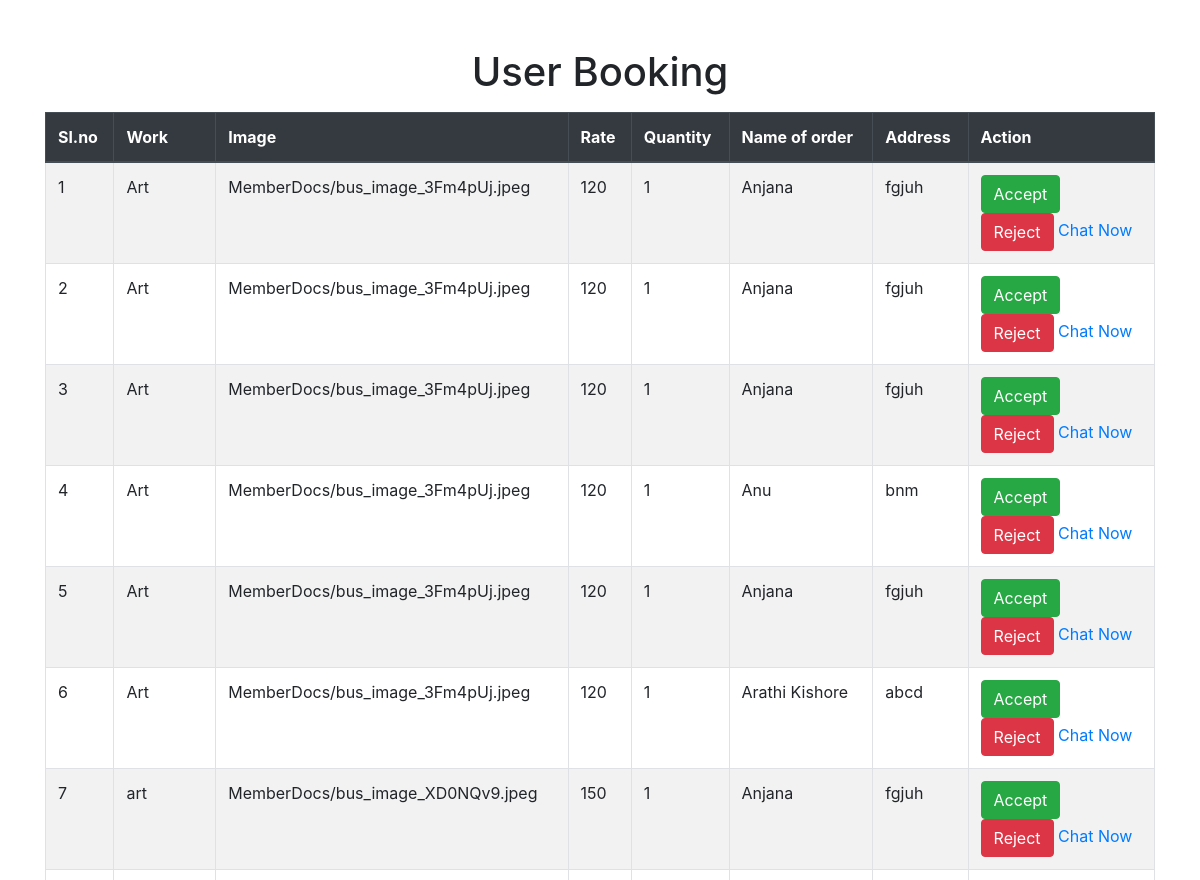
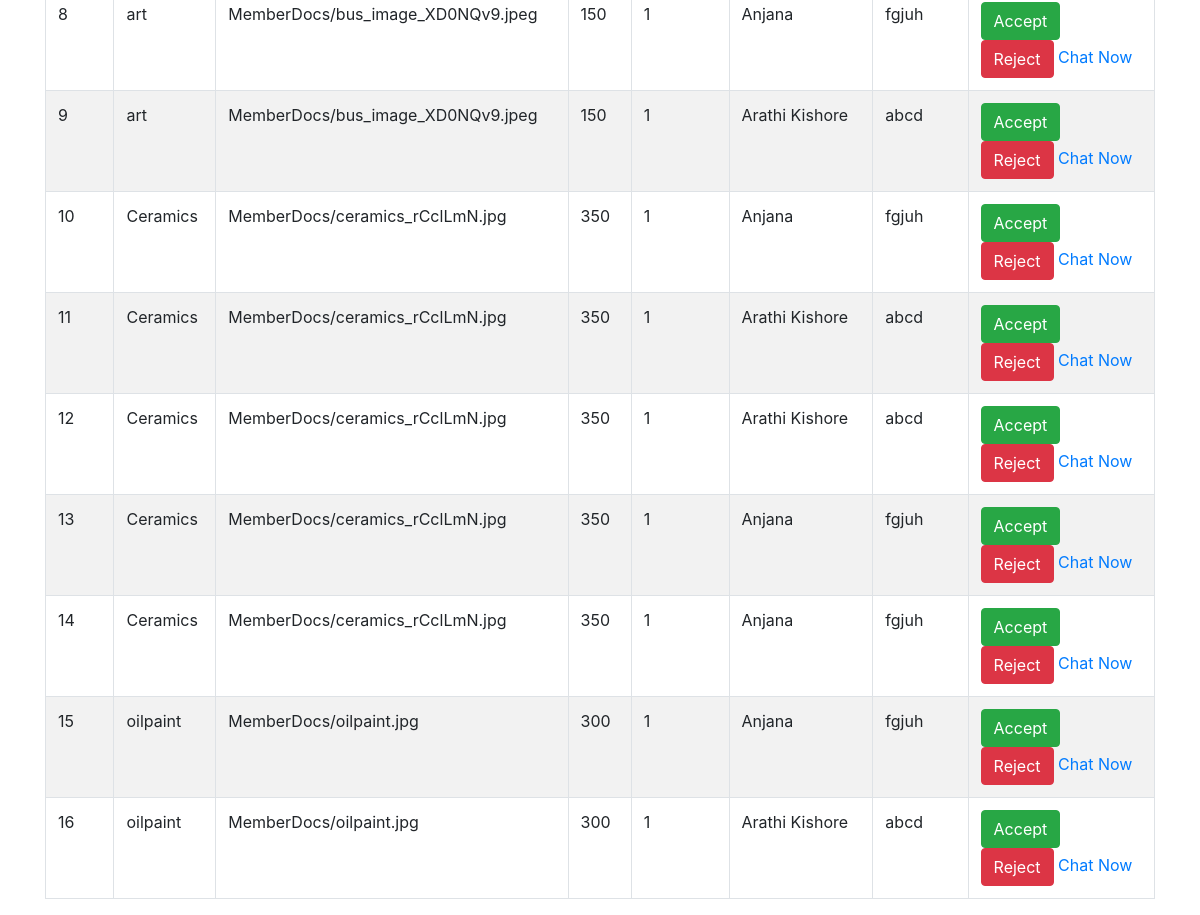
The page /Seller/acceptedlist/ (signed in) on the database its author committed (2 pictures, top to bottom).
### User/models.py (models this page shows)
class tbl_wcart(models.Model):
    qty=models.IntegerField(default=1)
    cstatus=models.IntegerField(default=0)
    works=models.ForeignKey(tbl_work,on_delete=models.CASCADE)
    wbooking=models.ForeignKey(tbl_wbooking,on_delete=models.CASCADE)

class tbl_wbooking(models.Model):
    status=models.IntegerField(default=0)
    date=models.DateField(auto_now_add=True)
    user=models.ForeignKey(tbl_user,on_delete=models.CASCADE)

### Seller/models.py (models this page shows)
class tbl_work(models.Model):
    name=models.CharField(max_length=50)
    rate=models.CharField(max_length=50)
    details=models.CharField(max_length=50)
    image=models.FileField(upload_to="MemberDocs/")
    video=models.FileField(upload_to="MemberDocs")
    seller=models.ForeignKey(tbl_seller,on_delete=models.CASCADE)
    worktype=models.ForeignKey(tbl_worktype,on_delete=models.CASCADE)

### Guest/models.py (models this page shows)
class tbl_user(models.Model):
    name=models.CharField(max_length=50)
    contact=models.CharField(max_length=50)
    email=models.EmailField(max_length=50)
    address=models.TextField(max_length=50)
    location=models.ForeignKey(tbl_location,on_delete=models.CASCADE)
    gender=models.CharField(max_length=50)
    photo=models.FileField(upload_to="MemberDocs/")
    password=models.CharField(max_length=50)

### Seller/views.py (the view)
# urls.py: path('acceptedlist/',views.acceptlist,name="AcceptedList"),
def acceptlist(request):
    userdata=tbl_seller.objects.get(id=request.session['sid'])
    data=tbl_wcart.objects.filter(works__seller=userdata,wbooking__status=1)
    return render(request,"Seller/AcceptedList.html",{'selldata':data})

### Seller/Templates/Seller/Acceptedlist.html (shortened to what this page needs)
<!DOCTYPE html>
<html lang="en">
<head>
    <link href="https://stackpath.bootstrapcdn.com/bootstrap/4.5.2/css/bootstrap.min.css" rel="stylesheet">
</head>
<body>
    <div class="container">
        <h1 class="text-center mt-5">User Booking</h1>
        <form action="" method="post" enctype="multipart/form-data">
            <table class="table table-bordered table-striped mt-3">
                <thead class="thead-dark">
                    <tr>
                        <th>Sl.no</th>
                        <th>Work</th>
                        <th>Image</th>
                        <th>Rate</th>
                        <th>Quantity</th>
                        <th>Name of order</th>
                        <th>Address</th>
                        <th>Action</th>
                    </tr>
                </thead>
                <tbody>
                    {% for i in selldata %}
                    <tr>
                        <td>{{ forloop.counter }}</td>
                        <td>{{ i.works.name }}</td>
                        <td>{{ i.works.image }}</td>
                        <td>{{ i.works.rate }}</td>
                        <td>{{ i.qty }}</td>
                        <td>{{ i.wbooking.user.name }}</td>
                        <td>{{ i.wbooking.user.address }}</td>
                        <td>
                            <a href="{% url 'Seller:acceptlist' i.wbooking.id %}" class="btn btn-success">Accept</a><br>
                            <a href="{% url 'Seller:rejectlist' i.wbooking.id %}" class="btn btn-danger">Reject</a>
                            <a href="{% url 'Seller:Chat-user' i.id %}">Chat Now</a>
                        </td>
                    </tr>
                    {% endfor %}
                </tbody>
            </table>
        </form>
    </div>
</body>
</html>

### rows shown on the page
tbl_wcart: works.name "Art", works.image "MemberDocs/bus_image_3Fm4pUj.jpeg", works.rate "120", qty "1", wbooking.user.name "Anjana", wbooking.user.address "fgjuh"
tbl_wcart: works.name "Art", works.image "MemberDocs/bus_image_3Fm4pUj.jpeg", works.rate "120", qty "1", wbooking.user.name "Anjana", wbooking.user.address "fgjuh"
tbl_wcart: works.name "Art", works.image "MemberDocs/bus_image_3Fm4pUj.jpeg", works.rate "120", qty "1", wbooking.user.name "Anjana", wbooking.user.address "fgjuh"
tbl_wcart: works.name "Art", works.image "MemberDocs/bus_image_3Fm4pUj.jpeg", works.rate "120", qty "1", wbooking.user.name "Anu", wbooking.user.address "bnm"
tbl_wcart: works.name "Art", works.image "MemberDocs/bus_image_3Fm4pUj.jpeg", works.rate "120", qty "1", wbooking.user.name "Anjana", wbooking.user.address "fgjuh"
tbl_wcart: works.name "Art", works.image "MemberDocs/bus_image_3Fm4pUj.jpeg", works.rate "120", qty "1", wbooking.user.name "Arathi Kishore", wbooking.user.address "abcd"
tbl_wcart: works.name "art", works.image "MemberDocs/bus_image_XD0NQv9.jpeg", works.rate "150", qty "1", wbooking.user.name "Anjana", wbooking.user.address "fgjuh"
tbl_wcart: works.name "art", works.image "MemberDocs/bus_image_XD0NQv9.jpeg", works.rate "150", qty "1", wbooking.user.name "Anjana", wbooking.user.address "fgjuh"
tbl_wcart: works.name "art", works.image "MemberDocs/bus_image_XD0NQv9.jpeg", works.rate "150", qty "1", wbooking.user.name "Arathi Kishore", wbooking.user.address "abcd"
tbl_wcart: works.name "Ceramics", works.image "MemberDocs/ceramics_rCclLmN.jpg", works.rate "350", qty "1", wbooking.user.name "Anjana", wbooking.user.address "fgjuh"
tbl_wcart: works.name "Ceramics", works.image "MemberDocs/ceramics_rCclLmN.jpg", works.rate "350", qty "1", wbooking.user.name "Arathi Kishore", wbooking.user.address "abcd"
tbl_wcart: works.name "Ceramics", works.image "MemberDocs/ceramics_rCclLmN.jpg", works.rate "350", qty "1", wbooking.user.name "Arathi Kishore", wbooking.user.address "abcd"
tbl_wcart: works.name "Ceramics", works.image "MemberDocs/ceramics_rCclLmN.jpg", works.rate "350", qty "1", wbooking.user.name "Anjana", wbooking.user.address "fgjuh"
tbl_wcart: works.name "Ceramics", works.image "MemberDocs/ceramics_rCclLmN.jpg", works.rate "350", qty "1", wbooking.user.name "Anjana", wbooking.user.address "fgjuh"
tbl_wcart: works.name "oilpaint", works.image "MemberDocs/oilpaint.jpg", works.rate "300", qty "1", wbooking.user.name "Anjana", wbooking.user.address "fgjuh"
tbl_wcart: works.name "oilpaint", works.image "MemberDocs/oilpaint.jpg", works.rate "300", qty "1", wbooking.user.name "Arathi Kishore", wbooking.user.address "abcd"
